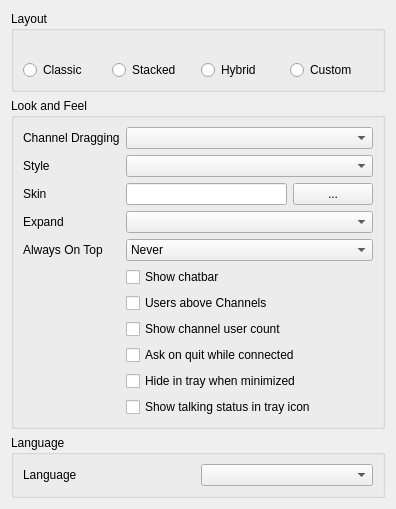
<?xml version="1.0" encoding="UTF-8"?>
<ui version="4.0">
 <class>LookConfig</class>
 <widget class="QWidget" name="LookConfig">
  <property name="geometry">
   <rect>
    <x>0</x>
    <y>0</y>
    <width>353</width>
    <height>505</height>
   </rect>
  </property>
  <property name="windowTitle">
   <string>Form</string>
  </property>
  <layout class="QVBoxLayout" name="verticalLayout">
   <item>
    <widget class="QGroupBox" name="qgbLayout">
     <property name="title">
      <string>Layout</string>
     </property>
     <layout class="QGridLayout" name="gridLayoutLayout">
      <item row="1" column="0">
       <widget class="QRadioButton" name="qrbLClassic">
        <property name="sizePolicy">
         <sizepolicy hsizetype="Preferred" vsizetype="Fixed">
          <horstretch>0</horstretch>
          <verstretch>0</verstretch>
         </sizepolicy>
        </property>
        <property name="text">
         <string>Classic</string>
        </property>
        <property name="iconSize">
         <size>
          <width>64</width>
          <height>64</height>
         </size>
        </property>
       </widget>
      </item>
      <item row="1" column="2">
       <widget class="QRadioButton" name="qrbLStacked">
        <property name="sizePolicy">
         <sizepolicy hsizetype="Preferred" vsizetype="Fixed">
          <horstretch>0</horstretch>
          <verstretch>0</verstretch>
         </sizepolicy>
        </property>
        <property name="text">
         <string>Stacked</string>
        </property>
        <property name="iconSize">
         <size>
          <width>64</width>
          <height>64</height>
         </size>
        </property>
       </widget>
      </item>
      <item row="0" column="2">
       <widget class="QLabel" name="qlLStacked">
        <property name="sizePolicy">
         <sizepolicy hsizetype="Preferred" vsizetype="Preferred">
          <horstretch>0</horstretch>
          <verstretch>0</verstretch>
         </sizepolicy>
        </property>
        <property name="text">
         <string/>
        </property>
        <property name="pixmap">
         <pixmap resource="mumble.qrc">:/layout_stacked.svg</pixmap>
        </property>
       </widget>
      </item>
      <item row="0" column="3">
       <widget class="QLabel" name="qlLHybrid">
        <property name="sizePolicy">
         <sizepolicy hsizetype="Preferred" vsizetype="Preferred">
          <horstretch>0</horstretch>
          <verstretch>0</verstretch>
         </sizepolicy>
        </property>
        <property name="text">
         <string/>
        </property>
        <property name="pixmap">
         <pixmap resource="mumble.qrc">:/layout_hybrid.svg</pixmap>
        </property>
        <property name="scaledContents">
         <bool>false</bool>
        </property>
       </widget>
      </item>
      <item row="1" column="3">
       <widget class="QRadioButton" name="qrbLHybrid">
        <property name="sizePolicy">
         <sizepolicy hsizetype="Preferred" vsizetype="Fixed">
          <horstretch>0</horstretch>
          <verstretch>0</verstretch>
         </sizepolicy>
        </property>
        <property name="text">
         <string>Hybrid</string>
        </property>
        <property name="iconSize">
         <size>
          <width>64</width>
          <height>64</height>
         </size>
        </property>
       </widget>
      </item>
      <item row="1" column="4">
       <widget class="QRadioButton" name="qrbLCustom">
        <property name="sizePolicy">
         <sizepolicy hsizetype="Preferred" vsizetype="Fixed">
          <horstretch>0</horstretch>
          <verstretch>0</verstretch>
         </sizepolicy>
        </property>
        <property name="text">
         <string>Custom</string>
        </property>
       </widget>
      </item>
      <item row="0" column="4">
       <widget class="QLabel" name="qlLCustom">
        <property name="text">
         <string/>
        </property>
        <property name="pixmap">
         <pixmap resource="mumble.qrc">:/layout_custom.svg</pixmap>
        </property>
       </widget>
      </item>
      <item row="0" column="0">
       <widget class="QLabel" name="qlLClassic">
        <property name="sizePolicy">
         <sizepolicy hsizetype="Preferred" vsizetype="Preferred">
          <horstretch>0</horstretch>
          <verstretch>0</verstretch>
         </sizepolicy>
        </property>
        <property name="pixmap">
         <pixmap resource="mumble.qrc">:/layout_classic.svg</pixmap>
        </property>
       </widget>
      </item>
     </layout>
    </widget>
   </item>
   <item>
    <widget class="QGroupBox" name="qgbLookFeel">
     <property name="title">
      <string>Look and Feel</string>
     </property>
     <layout class="QGridLayout" name="gridLayout">
      <item row="0" column="0">
       <widget class="QLabel" name="qliChannelDrag">
        <property name="text">
         <string>Channel Dragging</string>
        </property>
       </widget>
      </item>
      <item row="0" column="1" colspan="2">
       <widget class="QComboBox" name="qcbChannelDrag">
        <property name="toolTip">
         <string>This changes the behavior when moving channels.</string>
        </property>
        <property name="whatsThis">
         <string>This sets the behavior of channel drags; it can be used to prevent accidental dragging. &lt;i&gt;Move&lt;/i&gt; moves the channel without prompting. &lt;i&gt;Do Nothing&lt;/i&gt; does nothing and prints an error message. &lt;i&gt;Ask&lt;/i&gt; uses a message box to confirm if you really wanted to move the channel.</string>
        </property>
       </widget>
      </item>
      <item row="1" column="0">
       <widget class="QLabel" name="qliStyle">
        <property name="text">
         <string>Style</string>
        </property>
       </widget>
      </item>
      <item row="1" column="1" colspan="2">
       <widget class="QComboBox" name="qcbStyle">
        <property name="toolTip">
         <string>Basic widget style</string>
        </property>
        <property name="whatsThis">
         <string>&lt;b&gt;This sets the basic look and feel to use.&lt;/b&gt;</string>
        </property>
       </widget>
      </item>
      <item row="2" column="0">
       <widget class="QLabel" name="qliCSS">
        <property name="text">
         <string>Skin</string>
        </property>
       </widget>
      </item>
      <item row="2" column="1">
       <widget class="QLineEdit" name="qleCSS">
        <property name="toolTip">
         <string>Skin file to use</string>
        </property>
        <property name="whatsThis">
         <string>&lt;b&gt;This sets which skin Mumble should use.&lt;/b&gt;&lt;br /&gt;The skin is a style file applied on top of the basic widget style. If there are icons in the same directory as the style sheet, those will replace the default icons.</string>
        </property>
       </widget>
      </item>
      <item row="2" column="2">
       <widget class="QPushButton" name="qpbSkinFile">
        <property name="text">
         <string>...</string>
        </property>
       </widget>
      </item>
      <item row="3" column="0">
       <widget class="QLabel" name="qliExpand">
        <property name="text">
         <string>Expand</string>
        </property>
       </widget>
      </item>
      <item row="3" column="1" colspan="2">
       <widget class="QComboBox" name="qcbExpand">
        <property name="toolTip">
         <string>When to automatically expand channels</string>
        </property>
        <property name="whatsThis">
         <string>This sets which channels to automatically expand. &lt;i&gt;None&lt;/i&gt; and &lt;i&gt;All&lt;/i&gt; will expand no or all channels, while &lt;i&gt;Only with users&lt;/i&gt; will expand and collapse channels as users join and leave them.</string>
        </property>
       </widget>
      </item>
      <item row="4" column="0">
       <widget class="QLabel" name="qliAlwaysOnTop">
        <property name="text">
         <string>Always On Top</string>
        </property>
       </widget>
      </item>
      <item row="4" column="1" colspan="2">
       <widget class="QComboBox" name="qcbAlwaysOnTop">
        <property name="toolTip">
         <string>This setting controls when the application will be always on top.</string>
        </property>
        <property name="whatsThis">
         <string>This setting controls in which situations the application will stay always on top. If you select &lt;i&gt;Never&lt;/i&gt; the application will not stay on top. &lt;i&gt;Always&lt;/i&gt; will always keep the application on top. &lt;i&gt;In minimal view&lt;/i&gt; / &lt;i&gt;In normal view&lt;/i&gt; will only keep the application always on top when minimal view is activated / deactivated.</string>
        </property>
        <item>
         <property name="text">
          <string>Never</string>
         </property>
        </item>
        <item>
         <property name="text">
          <string>Always</string>
         </property>
        </item>
        <item>
         <property name="text">
          <string>In minimal view</string>
         </property>
        </item>
        <item>
         <property name="text">
          <string>In normal view</string>
         </property>
        </item>
       </widget>
      </item>
      <item row="5" column="1">
       <widget class="QCheckBox" name="qcbShowChatbar">
        <property name="toolTip">
         <string>Check to show chat bar</string>
        </property>
        <property name="whatsThis">
         <string>&lt;b&gt;If checked the chat bar is shown.&lt;/b&gt;&lt;br /&gt;Uncheck this to hide it.</string>
        </property>
        <property name="text">
         <string>Show chatbar</string>
        </property>
       </widget>
      </item>
      <item row="6" column="1">
       <widget class="QCheckBox" name="qcbUsersTop">
        <property name="toolTip">
         <string>List users above subchannels (requires restart).</string>
        </property>
        <property name="whatsThis">
         <string>&lt;b&gt;If set, users will be shown above subchannels in the channel view.&lt;/b&gt;&lt;br /&gt;A restart of Mumble is required to see the change.</string>
        </property>
        <property name="text">
         <string>Users above Channels</string>
        </property>
       </widget>
      </item>
      <item row="7" column="1">
       <widget class="QCheckBox" name="qcbShowUserCount">
        <property name="toolTip">
         <string>Show number of users in each channel</string>
        </property>
        <property name="text">
         <string>Show channel user count</string>
        </property>
       </widget>
      </item>
      <item row="8" column="1" colspan="2">
       <widget class="QCheckBox" name="qcbAskOnQuit">
        <property name="toolTip">
         <string>Ask whether to close or minimize when quitting Mumble.</string>
        </property>
        <property name="whatsThis">
         <string>&lt;b&gt;If set, will verify you want to quit if connected.&lt;/b&gt;</string>
        </property>
        <property name="text">
         <string>Ask on quit while connected</string>
        </property>
       </widget>
      </item>
      <item row="9" column="1" colspan="2">
       <widget class="QCheckBox" name="qcbHideTray">
        <property name="toolTip">
         <string>Hide the main Mumble window in the tray when it is minimized.</string>
        </property>
        <property name="whatsThis">
         <string>&lt;b&gt;If set, minimizing the Mumble main window will cause it to be hidden and accessible only from the tray. Otherwise, it will be minimized as a window normally would.&lt;/b&gt;</string>
        </property>
        <property name="text">
         <string>Hide in tray when minimized</string>
        </property>
       </widget>
      </item>
      <item row="10" column="1" colspan="2">
       <widget class="QCheckBox" name="qcbStateInTray">
        <property name="toolTip">
         <string>Displays talking status in system tray</string>
        </property>
        <property name="whatsThis">
         <string/>
        </property>
        <property name="text">
         <string>Show talking status in tray icon</string>
        </property>
       </widget>
      </item>
     </layout>
    </widget>
   </item>
   <item>
    <widget class="QGroupBox" name="qgbLanguage">
     <property name="title">
      <string>Language</string>
     </property>
     <layout class="QHBoxLayout">
      <item>
       <widget class="QLabel" name="qliLanguage">
        <property name="text">
         <string>Language</string>
        </property>
        <property name="buddy">
         <cstring>qcbLanguage</cstring>
        </property>
       </widget>
      </item>
      <item>
       <widget class="QComboBox" name="qcbLanguage">
        <property name="toolTip">
         <string>Language to use (requires restart)</string>
        </property>
        <property name="whatsThis">
         <string>&lt;b&gt;This sets which language Mumble should use.&lt;/b&gt;&lt;br /&gt;You have to restart Mumble to use the new language.</string>
        </property>
       </widget>
      </item>
     </layout>
    </widget>
   </item>
   <item>
    <spacer>
     <property name="orientation">
      <enum>Qt::Vertical</enum>
     </property>
     <property name="sizeHint" stdset="0">
      <size>
       <width>0</width>
       <height>0</height>
      </size>
     </property>
    </spacer>
   </item>
  </layout>
 </widget>
 <resources>
  <include location="mumble.qrc"/>
 </resources>
 <connections/>
</ui>
